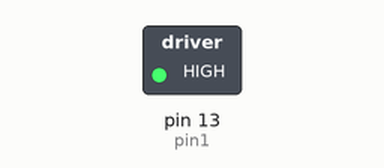
A sketch run on a simulated Arduino Uno, built with avr-gcc and run on an emulated ATmega328P. Parts: switched loads named in the sketch (green lamp = pin HIGH).

Above: at 5.0 s.
At 15.0 s:
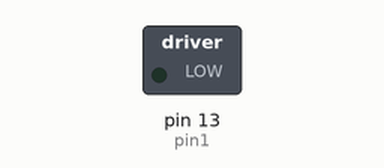
Timing chart, 0 to 26.0 s (numbered marks = the images above):
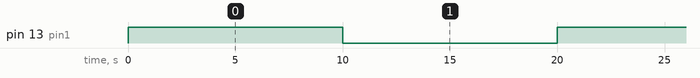

Measured:
- by itself, pin 13 (pin1): alternates HIGH for 10.0 s and LOW for 10.0 s

The sketch:

bluetooth_motor.ino
```cpp
char bt_data=0;
const int pin1 = 13;
char  incomingdata= '0';
void setup() {
  Serial.begin(9600);
  // put your setup code here, to run once:
 pinMode(pin1, OUTPUT);


}

void loop() {

 digitalWrite(pin1,HIGH);
 delay(10000);
 digitalWrite(pin1,LOW);
 delay(10000);

}
```
